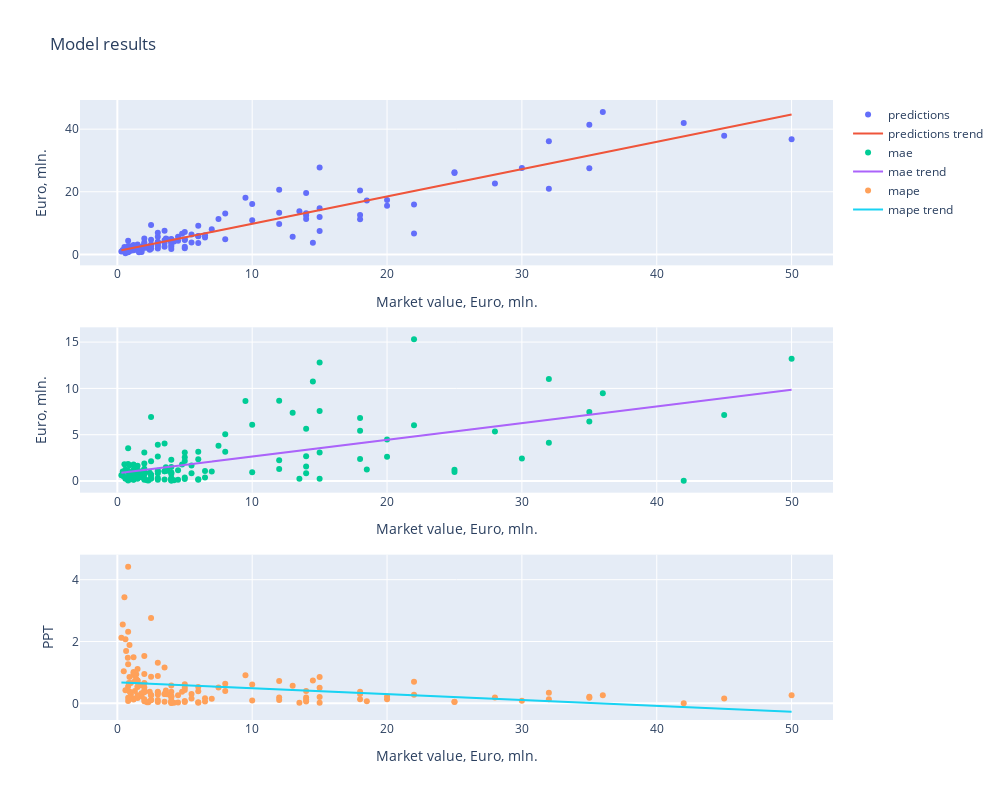

Notebook code for this chart:
### Code cell
pipeline('DEF', def_features)

### Figure 1 — Plotly figure (JSON) as saved in the notebook; plotly's stock layout.template omitted (floating-point values rounded to 4 significant figures; data arrays with more than 128 entries replaced by an {"elided": "..."} marker saying what was removed)
{"data": [{"mode": "markers", "name": "predictions", "type": "scatter", "x": {"elided": "141 float values"}, "xaxis": "x", "y": {"elided": "141 float values"}, "yaxis": "y"}, {"mode": "lines", "name": "predictions trend", "type": "scatter", "x": {"elided": "141 float values"}, "xaxis": "x", "y": {"elided": "141 float values"}, "yaxis": "y"}, {"mode": "markers", "name": "mae", "type": "scatter", "x": {"elided": "141 float values"}, "xaxis": "x2", "y": {"elided": "141 float values"}, "yaxis": "y2"}, {"mode": "lines", "name": "mae trend", "type": "scatter", "x": {"elided": "141 float values"}, "xaxis": "x2", "y": {"elided": "141 float values"}, "yaxis": "y2"}, {"mode": "markers", "name": "mape", "type": "scatter", "x": {"elided": "141 float values"}, "xaxis": "x3", "y": {"elided": "141 float values"}, "yaxis": "y3"}, {"mode": "lines", "name": "mape trend", "type": "scatter", "x": {"elided": "141 float values"}, "xaxis": "x3", "y": {"elided": "141 float values"}, "yaxis": "y3"}], "layout": {"height": 800, "title": {"text": "Model results"}, "width": 1000, "xaxis": {"anchor": "y", "domain": [0, 1], "title": {"text": "Market value, Euro, mln."}}, "xaxis2": {"anchor": "y2", "domain": [0, 1], "title": {"text": "Market value, Euro, mln."}}, "xaxis3": {"anchor": "y3", "domain": [0, 1], "title": {"text": "Market value, Euro, mln."}}, "yaxis": {"anchor": "x", "domain": [0.7333, 1], "title": {"text": "Euro, mln."}}, "yaxis2": {"anchor": "x2", "domain": [0.3667, 0.6333], "title": {"text": "Euro, mln."}}, "yaxis3": {"anchor": "x3", "domain": [0, 0.2667], "title": {"text": "PPT"}}}}
